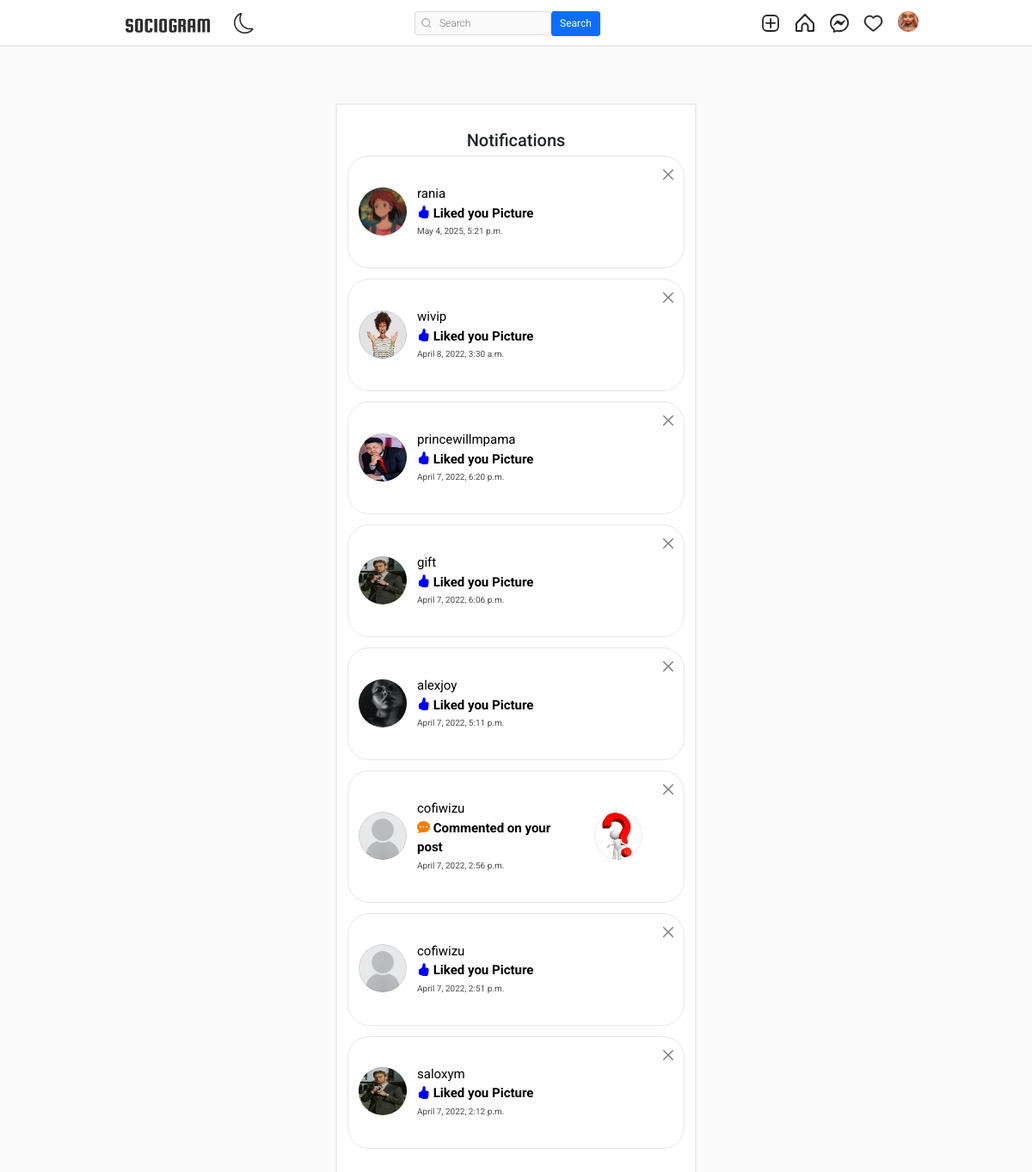
The app's page /notifications/ (signed in) with its own data.
### authy/models.py (models this page shows, shortened)
class Profile(models.Model):
    user = models.OneToOneField(User, related_name='profile', on_delete=models.CASCADE)
    image = models.ImageField(upload_to="profile_pciture", null=True, default="default.jpg")
    first_name = models.CharField(max_length=200, null=True, blank=True)
    last_name = models.CharField(max_length=200, null=True, blank=True)
    bio = models.CharField(max_length=200, null=True, blank=True)
    location = models.CharField(max_length=200, null=True, blank=True)
    url = models.URLField(max_length=200, null=True, blank=True)
    favourite = models.ManyToManyField(Post, blank=True)

### notification/models.py (models this page shows)
class Notification(models.Model):
    NOTIFICATION_TYPES = ((1, 'Like'), (2, 'Comment'), (3, 'Follow'))
    post = models.ForeignKey("post.Post", on_delete=models.CASCADE, related_name="notification_post", null=True)
    sender = models.ForeignKey(User, on_delete=models.CASCADE, related_name="notification_from_user" )
    user = models.ForeignKey(User, on_delete=models.CASCADE, related_name="notification_to_user" )
    notification_types = models.IntegerField(choices=NOTIFICATION_TYPES, null=True, blank=True)
    text_preview = models.CharField(max_length=100, blank=True)
    date = models.DateTimeField(auto_now_add=True)
    is_seen = models.BooleanField(default=False)

### post/models.py (models this page shows, shortened)
class Post(models.Model):
    id = models.UUIDField(primary_key=True, default=uuid.uuid4, editable=False)
    picture = models.ImageField(upload_to=user_directory_path, verbose_name="Picture")
    caption = models.CharField(max_length=10000, verbose_name="Caption")
    posted = models.DateField(auto_now_add=True)
    tags = models.ManyToManyField(Tag, related_name="tags")
    user = models.ForeignKey(User, on_delete=models.CASCADE)
    likes = models.IntegerField(default=0)

### notification/views.py (the view)
# urls.py: path('', ShowNotification, name='show-notification'),
def ShowNotification(request):
    user = request.user
    notifications = Notification.objects.filter(user=user).order_by('-date')
    context = {
        'notifications': notifications,
    }
    return render(request, 'notifications/notification.html', context)

### templates/notifications/notification.html (shortened to what this page needs)
{% extends 'base.html' %}
{% load static %}
{% load crispy_forms_tags %}
{% block content %}
<br><br>
<!DOCTYPE html>
<html lang="en">
<head>
  <link rel="stylesheet" href="{% static 'assets2/style.css' %}">
</head>
<body>
  <div id="wrapper">
    <div class="container">
      <div class="form-data">
        <form action="" method="POST" enctype="multipart/form-data">
          <div class="logo">
            <h3 style="padding-top: 5px; font-size: 20px;">Notifications</h3>
          </div>
            {% for notification in notifications %}
                {% if notification.notification_types == 3 %}
                    <div class="alert alert-white alert-dismissible fade show" role="alert" style="border: 1px rgba(219, 219, 219, 0.699) solid; border-radius: 25px;">
                        <div class="side-menu__user-profile">
                            <a href="{% url 'profile' user.username %}" class="side-menu__user-avatar">
                                {% if notification.sender.profile.image %}
                                    <img src="{{ notification.sender.profile.image.url }}" alt="User Picture">
                                {% else %}
                                    <img src="{% static 'assets1/default.jpg' %}" alt="User Picture">
                                {% endif %}
                            </a>
                            <div class="side-menu__user-idnfo" style="text-align: start;">
                                <a href="{% url 'profile' user.username %}" style="font-size: 15px; color: black; text-align: center;">{{ notification.sender.username }}
                                </a> <br>
                                <a href="{% url 'profile' user.username %}" style="font-size: 15px; color: black; text-align: center;"><b><i class="bi bi-hand-thumbs-up-fill" style="color: blue;"></i> Liked you Picture</b></a> <br>
                                <a href="{% url 'profile' user.username %}" style="font-size: 10px; color: rgb(75, 75, 75); ">{{ notification.date }}</a>
                            </div>
                        </div>
                        <a href="{% url 'delete-notification' notification.id %}" type="button" class="btn-close" data-bs-dismiss="alert" aria-label="Close"></a>
                      </div>
                {% endif %}
                {% if notification.notification_types == 2 %}
                <div class="alert alert-white alert-dismissible fade show" role="alert" style="border: 1px rgba(219, 219, 219, 0.699) solid; border-radius: 25px;">
                  <div class="side-menu__user-profile">
                    <a href="{% url 'profile' user.username %}" class="side-menu__user-avatar">
                      {% if notification.sender.profile.image %}
                          <img src="{{ notification.sender.profile.image.url }}" alt="User Picture">
                      {% else %}
                          <img src="{% static 'assets1/default.jpg' %}" alt="User Picture">
                      {% endif %}
                    </a>
                      <div class="side-menu__user-idnfo" style="text-align: start;">
                        <a href="{% url 'profile' user.username %}" style="font-size: 15px; color: black; text-align: center;">{{ notification.sender.username }}
                        </a> <br>
                        <a href="{% url 'profile' user.username %}" style="font-size: 15px; color: black; text-align: center;"><b><i class="bi bi-chat-dots-fill" style="color: rgb(252, 122, 1);"></i> Commented on your post</b></a> <br>
                        <a href="{% url 'profile' user.username %}" style="font-size: 10px; color: rgb(75, 75, 75); ">{{ notification.date }}</a>
                      </div>
                      <a href="{% url 'profile' user.username %}" class="side-menu__user-avatar" style="margin-left: 20px;">
                        <img src="{{ notification.post.picture.url }}" alt="User Picture">
                      </a>
                  </div>
                  <a href="{% url 'delete-notification' notification.id %}" type="button" class="btn-close" data-bs-dismiss="alert" aria-label="Close"></a>
              </div>
                {% endif %}
            {% endfor %}
        </form>
      </div>
    </div>
  </div>
</body>
</html>
{% endblock content %}

### templates/base.html (shortened to what this page needs)
{% load static %}
<!DOCTYPE html>
<html lang="en">
<head>
    <link rel="stylesheet" href="https://cdn.jsdelivr.net/npm/bootstrap-icons@1.8.1/font/bootstrap-icons.css">
    <link href="https://cdn.jsdelivr.net/npm/bootstrap@5.1.3/dist/css/bootstrap.min.css" rel="stylesheet">
    <link rel="stylesheet" type="text/css" href="{% static 'assets1/style.css' %}">
</head>
<body>
    <header class="header">
        <nav class="header__content">
            <div class="header__buttons">
                <a href="{% url 'index' %}" class="header__home">
                    <img src="{% static 'assets2/images/logo.png' %}" alt="Sociogram" style="height: 30px;">
                </a>
                <button class="header__theme-button" title="Toggle Theme">
                </button>
            </div>
            <form action="{% url 'search-users' %}" method="GET">
                <div class="header__search">
                    <input type="text" placeholder="Search" name="q" value="{{ request.GET.q }}">
                    <button class="btn btn-primary" type="submit">Search</button>
                </div>
            </form>
            <div class="header__buttons header__buttons--desktop">
                <a href="{% url 'newpost' %}">
                </a>
                <a href="{% url 'index' %}">
                </a>
                <a href="{% url 'message' %}">
                </a>
                <span>
                    <a href="{% url 'show-notification' %}">
                    </a>
                </span>
                <a href="{% url 'profile' request.user %}">
                    <button class="profile-button">
                        <div class="profile-button__picture">
                            <img src="{{ request.user.profile.image.url }}" alt="User Picture">
                        </div>
                    </button>
                </a>
            </div>
        </nav>
    </header>
    {% block content %}
    {% endblock content %}
</body>
</html>

### static/assets1/style.css (style rules this page uses)
*, *::after, *::before { box-sizing: border-box; margin: 0; padding: 0; }
*, button, input, select, textarea { font-family: 'Roboto', sans-serif; }
:root { --primary: hsl(0, 0%, 100%); --secondary: hsl(0, 0%, 98%); --border: hsl(0, 0%, 86%); --story-border: hsl(0, 0%, 78%); --img-border: hsla(0, 0%, 0%, 0.1); --text-dark: hsl(0, 0%, 15%); --text-light: hsl(0, 0%, 60%); --like: hsl(355, 82%, 61%); --link: hsl(204, 100%, 48%); --header-height: 44px; --nav-height: 44px; }
body { min-height: 100vh; display: flex; flex-direction: column; overflow-y: auto; }
svg { display: block; }
img { max-width: 100%; }
.header { width: 100%; height: var(--header-height); background-color: var(--primary); display: flex; justify-content: center; position: fixed; top: 0; left: 0; z-index: 2; }
.header::after { content: ''; position: absolute; bottom: 0; width: 100%; height: 1px; background-color: var(--border); }
.header__content { width: 100%; max-width: 975px; padding: 0 14px; display: flex; justify-content: space-between; align-items: center; }
.header__home { margin-top: 5px; }
.header__theme-button { background-color: transparent; border: none; cursor: pointer; }
.header__theme-button-moon { display: unset; }
.header__search { width: 216px; height: 28px; display: none; align-items: center; position: relative; }
.header__search svg { width: 12px; height: 12px; position: absolute; left: 8px; }
.header__search input { width: 100%; height: 100%; background-color: var(--secondary); padding: 4px 10px 4px 28px; border: 1px solid var(--border); border-radius: 4px; outline: none; font-size: 12px; font-weight: 300; text-decoration: none; color: var(--text-light); text-overflow: ellipsis; overflow: hidden; white-space: nowrap; }
.header__buttons { display: flex; align-items: center; gap: 16px; }
.side-menu__user-profile { display: flex; align-items: center; margin: 20px 0 22px; }
.side-menu__user-avatar { width: 56px; height: 56px; border-radius: 50%; margin-right: 12px; flex-shrink: 0; overflow: hidden; position: relative; }
.side-menu__user-avatar::after { content: ''; position: absolute; top: 0; bottom: 0; left: 0; right: 0; border: 1px solid var(--img-border); border-radius: 50%; }
.profile-button { background-color: transparent; border: none; outline: none; cursor: pointer; position: relative; }
.profile-button__picture { width: 24px; height: 24px; border-radius: 50%; overflow: hidden; position: relative; }
.profile-button__picture::after { content: ''; position: absolute; top: 0; bottom: 0; left: 0; right: 0; border: 1px solid var(--img-border); border-radius: 50%; }
@media (min-width: 768px) { :root { --header-height: 54px; --nav-height: 0px; } }
@media (min-width: 768px) { .header__content { padding: 0 20px; } }
@media (min-width: 768px) { .header__search { display: flex; } }

### static/assets2/style.css (style rules this page uses)
*, *::before, *::after { margin: 0; padding: 0; box-sizing: inherit; }
html { font-size: 12px; box-sizing: border-box; }
img { width: 100%; max-width: 100%; height: 100%; }
a { text-decoration: none; }
body { background-color: #fafafa; }
#wrapper { width: 100%; height: 100vh; display: flex; flex-direction: column; justify-content: space-between; padding-top: 5rem; }
.container { width: 100%; max-width: 93.5rem; margin: 1rem auto 0; }
#wrapper > .container { display: flex; padding: 0 2rem; }
.form-data { width: 100%; max-width: 35rem; margin-top: 1rem; margin-left: auto; margin-right: auto; display: block; }
.form-data form { background-color: #fff; border: 2px solid #eee; display: flex; flex-direction: column; padding: 2rem 1rem; text-align: center; }

### records on screen
Notification: sender.profile.image (picture), sender.username "rania", date "May 4, 2025, 5:21 p.m."
Notification: sender.profile.image (picture), sender.username "wivip", date "April 8, 2022, 3:30 a.m."
Notification: sender.profile.image (picture), sender.username "princewillmpama", date "April 7, 2022, 6:20 p.m."
Notification: sender.profile.image (picture), sender.username "gift", date "April 7, 2022, 6:06 p.m."
Notification: sender.profile.image (picture), sender.username "alexjoy", date "April 7, 2022, 5:11 p.m."
Notification: sender.profile.image (placeholder picture), sender.username "cofiwizu", date "April 7, 2022, 2:56 p.m.", post.picture (picture)
Notification: sender.profile.image (placeholder picture), sender.username "cofiwizu", date "April 7, 2022, 2:51 p.m."
Notification: sender.profile.image (picture), sender.username "saloxym", date "April 7, 2022, 2:12 p.m."
